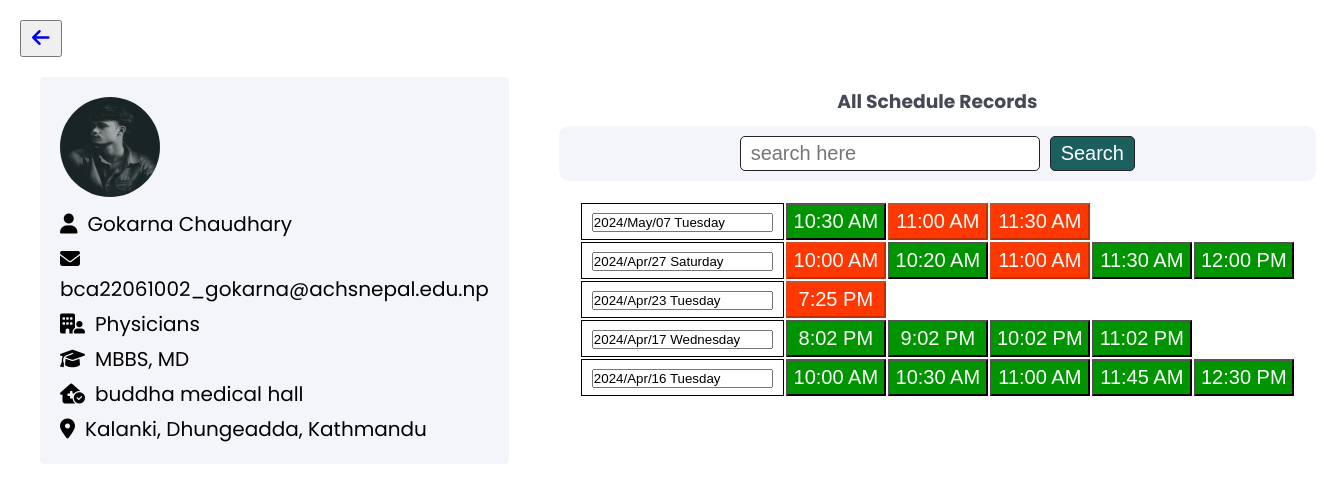
The page /view_doctor.php?doctor_id=16 on the database its author committed.
### tables this page shows
CREATE TABLE `doctor` (
  `doctor_image` varchar(255) NOT NULL,
  `did` int(11) NOT NULL,
  `nmc` varchar(255) NOT NULL,
  `doctor_name` varchar(255) NOT NULL,
  `doctor_email` varchar(255) NOT NULL,
  `doctor_password` varchar(255) NOT NULL,
  `speciality` varchar(255) NOT NULL,
  `degree` varchar(255) NOT NULL,
  `clinic` varchar(255) NOT NULL,
  `clinic_address` varchar(255) NOT NULL,
  `status` varchar(255) NOT NULL DEFAULT 'pending'
);

CREATE TABLE `schedule` (
  `id` int(11) NOT NULL,
  `doctor_id` int(11) NOT NULL,
  `date` varchar(255) NOT NULL,
  `slot1` varchar(255) DEFAULT NULL,
  `slot2` varchar(255) DEFAULT NULL,
  `slot3` varchar(255) DEFAULT NULL,
  `slot4` varchar(255) DEFAULT NULL,
  `slot5` varchar(255) DEFAULT NULL
);

### view_doctor.php (the view, shortened to what this page needs)
<?php
include ("connection.php");
$doctor_id = $_GET['doctor_id'];
$view_query = "SELECT * FROM doctor WHERE did='$doctor_id'";
$data = mysqli_query($conn, $view_query);
if (mysqli_num_rows($data) > 0) {
    $result_doctor = mysqli_fetch_assoc($data);
}
?>
<!DOCTYPE html>
<html lang="en">
<head>
    <link rel="stylesheet" href="https://cdnjs.cloudflare.com/ajax/libs/font-awesome/6.5.1/css/all.min.css" />
</head>
<body>
    <div class="details_wrapper">
        <div class="back_btn">
            <button><a href="doctors_record.php"><i class="fa-solid fa-arrow-left"></i></a></button>
        </div>
        <div class="details_container">
            <div class="doctor_details">
                <div class="image">
                    <img src="<?php echo $result_doctor['doctor_image'] ?>">
                </div>
                <div class="details">
                    <p><i class="fa-solid fa-user"></i><?php echo $result_doctor['doctor_name'] ?></p>
                    <p><i class="fa-solid fa-envelope"></i><?php echo $result_doctor['doctor_email'] ?></p>
                    <p><i class="fa-solid fa-building-user"></i><?php echo $result_doctor['speciality'] ?></p>
                    <p><i class="fa-solid fa-graduation-cap"></i><?php echo $result_doctor['degree'] ?></p>
                    <p><i class="fa-solid fa-house-medical-circle-check"></i><?php echo $result_doctor['clinic'] ?></p>
                    <p><i class="fa-solid fa-location-dot"></i><?php echo $result_doctor['clinic_address'] ?></p>
                </div>
            </div>
            <div class="schedule_info">
                <h3>All Schedule Records</h3>
                <div class="search">
                    <input type="text" placeholder="search here">
                    <button>Search</button>
                </div>
                <div class="schedule_container">
                    <table>
                        <?php
                        include ("connection.php");
                        $query = "SELECT *
                      FROM doctor INNER JOIN schedule ON doctor.did = schedule.doctor_id WHERE  did=$doctor_id
                               ORDER BY date DESC";
                        $data = mysqli_query($conn, $query);
                        if (mysqli_num_rows($data) > 0) {
                            while ($result = mysqli_fetch_assoc($data)) {
                                ?>
                                <tr>
                                    <td style="border:1px solid black; padding:5px 10px;font-weight:500"><input type='text'
                                            name='date' value="<?php echo $result['date'] ?>" readonly></td>
                                    <?php
                                    $available_slots = array($result['slot1'], $result['slot2'], $result['slot3'], $result['slot4'], $result['slot5']);
                                    foreach ($available_slots as $slot) {
                                        if (!empty($slot)) {
                                            $is_available = true;
                                            $check_query = "SELECT * FROM appointment WHERE date='" . $result['date'] . "' AND time='$slot'";
                                            $check_result = mysqli_query($conn, $check_query);
                                            if (mysqli_num_rows($check_result) > 0) {
                                                $is_available = false;
                                            }
                                            $button_color = $is_available ? 'rgb(0, 148, 0)' : 'rgb(255, 55, 0)';
                                            $disabled_attribute = $is_available ? '' : 'disabled';
                                            echo "
                                                    <td>
                                                        <button class='time_btn' name='book_btn' value='$slot' style='background-color: $button_color; color:#fff; font-size:20px; padding:5px;width:100px;' $disabled_attribute>
                                                            $slot
                                                        </button>
                                                    </td>
                                                ";
                                        }
                                    }
                                    ?>
                                </tr>
                                <?php
                            }
                        } else {
                            echo "no schedule is set.";
                        }
                        ?>
                    </table>
                </div>
            </div>
        </div>
    </div>
</body>
</html>

### view_doctor.php (style rules this page uses)
:root { --primaryColor: #1c5f5f; --secondaryColor: #d6e7d5; --bodyColor: #edeef3; --lightGreyColor: #f4f5fa; --whiteColor: #ffffff; --blackColor: #222; --lightBlackColor: #454955; --darkPurpleColor: #2c2f4e; --redColor: rgb(255, 55, 0); --greenColor: rgb(89, 183, 110); --lightBlue: rgb(52, 116, 245); }
* { padding: 0; margin: 0; box-sizing: border-box; }
body { font-family: poppins; background-color: var(--whiteColor); }
.doctor_details { display: flex; flex-direction: column; padding: 20px; background-color: var(--lightGreyColor); border-radius: 5px; width: 600px; height: 100%; }
.image img { width: 100px; height: 100px; border-radius: 100px; }
.details { display: flex; flex-direction: column; }
.details p { font-size: 20px; margin-top: 5px; }
.details i { margin-right: 10px; }
.details_container { display: flex; padding: 20px; width: 100%; }
.details_wrapper { padding: 20px; width: 100%; height: 100vh; }
.schedule_info { margin-left: 50px; width: 800px; }
.schedule_info h3 { display: flex; justify-content: center; align-items: center; color: var(--lightBlackColor); margin: 10px 0; }
.search { background-color: var(--lightGreyColor); padding: 10px 0; display: flex; justify-content: center; align-items: center; border-radius: 10px; }
.search input { font-size: 20px; border: 1px solid var(--blackColor); border-radius: 5px; padding: 5px 10px; width: 300px; align-items: center; }
.search button { font-size: 20px; background-color: var(--primaryColor); color: var(--whiteColor); padding: 5px 10px; border: 1px solid var(--blackColor); border-radius: 5px; margin-left: 10px; }
.schedule_container { padding: 20px; height: 500px; overflow: hidden; overflow-y: scroll; }
.back_btn button { font-size: 20px; padding: 5px 10px; }

### rows shown on the page
doctor: doctor_image (picture), doctor_name "Gokarna Chaudhary", doctor_email "bca22061002_gokarna@achsnepal.edu.np", speciality "Physicians", degree "MBBS, MD", clinic "buddha medical hall", clinic_address "Kalanki, Dhungeadda, Kathmandu"
schedule: date "2024/May/07 Tuesday", slot1 "10:30 AM", slot2 "11:00 AM", slot3 "11:30 AM"
schedule: date "2024/Apr/27 Saturday", slot1 "10:00 AM", slot2 "10:20 AM", slot3 "11:00 AM", slot4 "11:30 AM", slot5 "12:00 PM"
schedule: date "2024/Apr/23 Tuesday", slot "7:25 PM"
schedule: date "2024/Apr/17 Wednesday", slot1 "8:02 PM", slot2 "9:02 PM", slot3 "10:02 PM", slot4 "11:02 PM"
schedule: date "2024/Apr/16 Tuesday", slot1 "10:00 AM", slot2 "10:30 AM", slot3 "11:00 AM", slot4 "11:45 AM", slot5 "12:30 PM"
